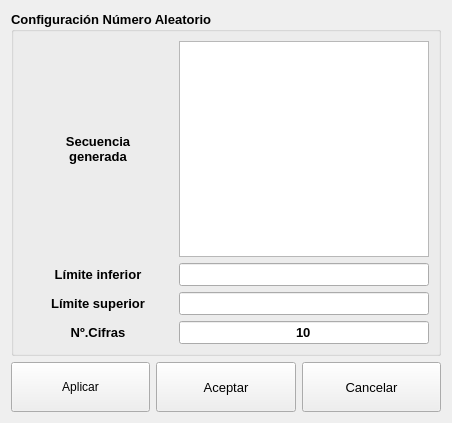
<?xml version="1.0" encoding="UTF-8"?>
<ui version="4.0">
 <class>EditRandomUI</class>
 <widget class="QWidget" name="EditRandomUI">
  <property name="geometry">
   <rect>
    <x>0</x>
    <y>0</y>
    <width>452</width>
    <height>423</height>
   </rect>
  </property>
  <property name="sizePolicy">
   <sizepolicy hsizetype="Fixed" vsizetype="Expanding">
    <horstretch>0</horstretch>
    <verstretch>0</verstretch>
   </sizepolicy>
  </property>
  <property name="windowTitle">
   <string>IN2PS</string>
  </property>
  <property name="windowOpacity">
   <double>1.000000000000000</double>
  </property>
  <layout class="QGridLayout" name="gridLayout_3">
   <item row="0" column="0">
    <widget class="QGroupBox" name="m_gbCentral">
     <property name="sizePolicy">
      <sizepolicy hsizetype="Preferred" vsizetype="Expanding">
       <horstretch>12</horstretch>
       <verstretch>20</verstretch>
      </sizepolicy>
     </property>
     <property name="font">
      <font>
       <pointsize>10</pointsize>
       <weight>75</weight>
       <bold>true</bold>
      </font>
     </property>
     <property name="title">
      <string>Configuración Número Aleatorio</string>
     </property>
     <layout class="QGridLayout" name="gridLayout_2">
      <item row="0" column="0">
       <layout class="QGridLayout" name="gridLayout">
        <item row="1" column="0">
         <widget class="QLabel" name="label_10">
          <property name="minimumSize">
           <size>
            <width>150</width>
            <height>0</height>
           </size>
          </property>
          <property name="maximumSize">
           <size>
            <width>150</width>
            <height>16777215</height>
           </size>
          </property>
          <property name="font">
           <font>
            <pointsize>10</pointsize>
            <weight>75</weight>
            <bold>true</bold>
           </font>
          </property>
          <property name="text">
           <string>Límite inferior</string>
          </property>
          <property name="alignment">
           <set>Qt::AlignCenter</set>
          </property>
         </widget>
        </item>
        <item row="1" column="1">
         <widget class="In2LineEdit" name="m_limiteInferior">
          <property name="alignment">
           <set>Qt::AlignCenter</set>
          </property>
         </widget>
        </item>
        <item row="2" column="0">
         <widget class="QLabel" name="label_4">
          <property name="minimumSize">
           <size>
            <width>150</width>
            <height>0</height>
           </size>
          </property>
          <property name="maximumSize">
           <size>
            <width>150</width>
            <height>16777215</height>
           </size>
          </property>
          <property name="font">
           <font>
            <pointsize>10</pointsize>
            <weight>75</weight>
            <bold>true</bold>
           </font>
          </property>
          <property name="text">
           <string>Límite superior</string>
          </property>
          <property name="alignment">
           <set>Qt::AlignCenter</set>
          </property>
         </widget>
        </item>
        <item row="2" column="1">
         <widget class="In2LineEdit" name="m_limiteSuperior">
          <property name="alignment">
           <set>Qt::AlignCenter</set>
          </property>
         </widget>
        </item>
        <item row="3" column="0">
         <widget class="QLabel" name="label_3">
          <property name="minimumSize">
           <size>
            <width>150</width>
            <height>0</height>
           </size>
          </property>
          <property name="maximumSize">
           <size>
            <width>150</width>
            <height>16777215</height>
           </size>
          </property>
          <property name="text">
           <string>Nº.Cifras</string>
          </property>
          <property name="alignment">
           <set>Qt::AlignCenter</set>
          </property>
         </widget>
        </item>
        <item row="3" column="1">
         <widget class="In2LineEdit" name="m_numCifras">
          <property name="text">
           <string>10</string>
          </property>
          <property name="alignment">
           <set>Qt::AlignCenter</set>
          </property>
         </widget>
        </item>
        <item row="0" column="0">
         <widget class="QLabel" name="label">
          <property name="minimumSize">
           <size>
            <width>150</width>
            <height>0</height>
           </size>
          </property>
          <property name="maximumSize">
           <size>
            <width>150</width>
            <height>16777215</height>
           </size>
          </property>
          <property name="text">
           <string>Secuencia
generada</string>
          </property>
          <property name="alignment">
           <set>Qt::AlignCenter</set>
          </property>
         </widget>
        </item>
        <item row="0" column="1">
         <widget class="QTextEdit" name="m_Generated">
          <property name="readOnly">
           <bool>true</bool>
          </property>
         </widget>
        </item>
       </layout>
      </item>
     </layout>
    </widget>
   </item>
   <item row="1" column="0">
    <layout class="QHBoxLayout" name="horizontalLayout">
     <item>
      <widget class="QPushButton" name="m_Aplicar">
       <property name="sizePolicy">
        <sizepolicy hsizetype="Preferred" vsizetype="Fixed">
         <horstretch>0</horstretch>
         <verstretch>0</verstretch>
        </sizepolicy>
       </property>
       <property name="minimumSize">
        <size>
         <width>40</width>
         <height>50</height>
        </size>
       </property>
       <property name="maximumSize">
        <size>
         <width>500</width>
         <height>50</height>
        </size>
       </property>
       <property name="text">
        <string>Aplicar</string>
       </property>
       <property name="icon">
        <iconset resource="../../Xaar/InkjetModule/InkjetModule/shared.qrc">
         <normaloff>:/res/images/reload.png</normaloff>:/res/images/reload.png</iconset>
       </property>
      </widget>
     </item>
     <item>
      <widget class="QPushButton" name="m_Aceptar">
       <property name="sizePolicy">
        <sizepolicy hsizetype="Preferred" vsizetype="Fixed">
         <horstretch>0</horstretch>
         <verstretch>0</verstretch>
        </sizepolicy>
       </property>
       <property name="minimumSize">
        <size>
         <width>40</width>
         <height>50</height>
        </size>
       </property>
       <property name="maximumSize">
        <size>
         <width>500</width>
         <height>50</height>
        </size>
       </property>
       <property name="font">
        <font>
         <pointsize>10</pointsize>
        </font>
       </property>
       <property name="text">
        <string>Aceptar</string>
       </property>
       <property name="icon">
        <iconset resource="../../Xaar/InkjetModule/InkjetModule/shared.qrc">
         <normaloff>:/res/images/Ok_32x32.png</normaloff>:/res/images/Ok_32x32.png</iconset>
       </property>
      </widget>
     </item>
     <item>
      <widget class="QPushButton" name="m_Cancelar">
       <property name="sizePolicy">
        <sizepolicy hsizetype="Preferred" vsizetype="Fixed">
         <horstretch>0</horstretch>
         <verstretch>0</verstretch>
        </sizepolicy>
       </property>
       <property name="minimumSize">
        <size>
         <width>40</width>
         <height>30</height>
        </size>
       </property>
       <property name="maximumSize">
        <size>
         <width>500</width>
         <height>50</height>
        </size>
       </property>
       <property name="font">
        <font>
         <pointsize>10</pointsize>
        </font>
       </property>
       <property name="text">
        <string>Cancelar</string>
       </property>
       <property name="icon">
        <iconset resource="../../Xaar/InkjetModule/InkjetModule/shared.qrc">
         <normaloff>:/res/images/Cancel_32x32.png</normaloff>:/res/images/Cancel_32x32.png</iconset>
       </property>
      </widget>
     </item>
    </layout>
   </item>
  </layout>
 </widget>
 <customwidgets>
  <customwidget>
   <class>In2LineEdit</class>
   <extends>QLineEdit</extends>
   <header location="global">in2lineedit.h</header>
  </customwidget>
 </customwidgets>
 <resources>
  <include location="../../Xaar/InkjetModule/InkjetModule/shared.qrc"/>
 </resources>
 <connections/>
</ui>
